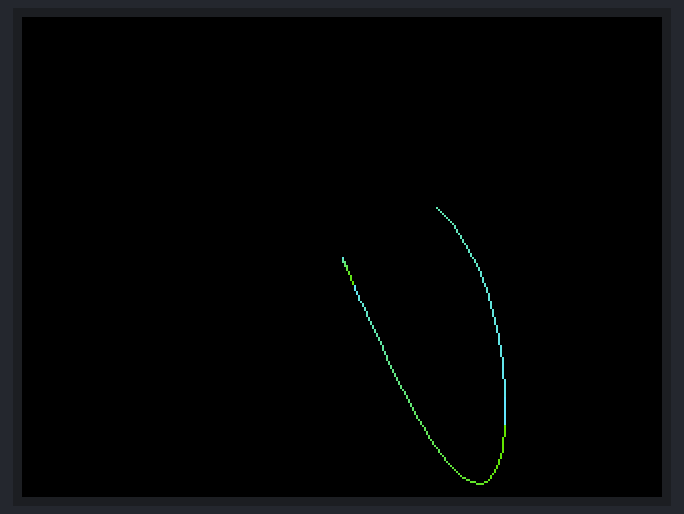
A sketch run on a simulated Arduino Uno, built with avr-gcc and run on an emulated ATmega328P. Shown: 320×240 colour display. What the sketch prints to the serial monitor is not drawn.

Above: at 3.61 s.
At 4.52 s:
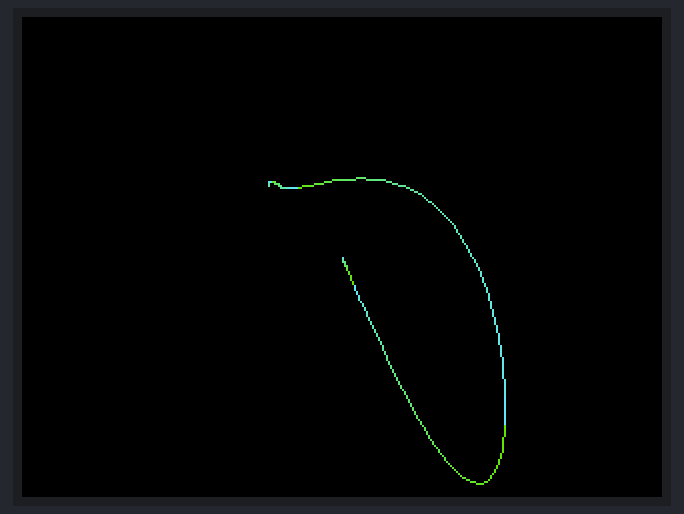
At 13.27 s:
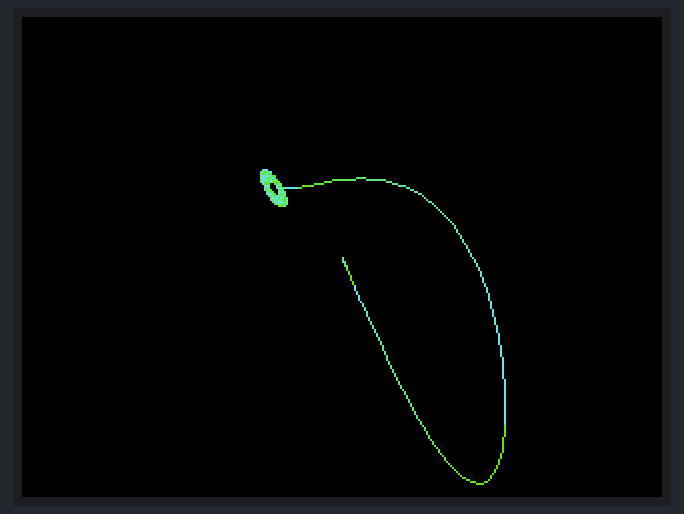
At 22.11 s:
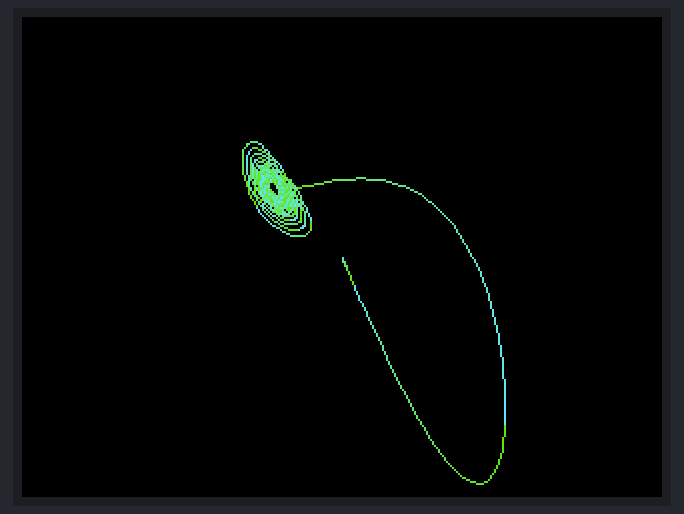
At 30.99 s:
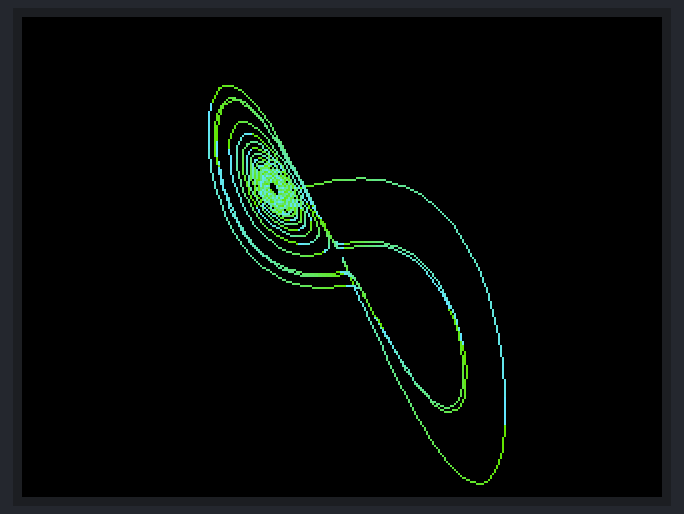
At 39.64 s:
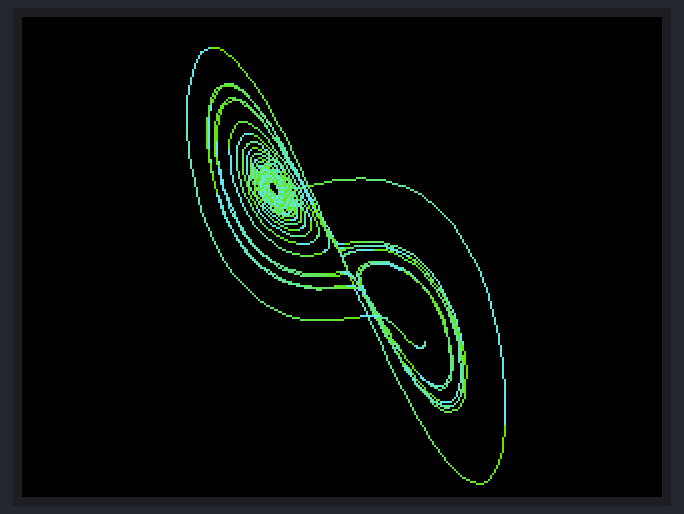

The sketch:

lorenz_line.ino
```cpp
#include "SPI.h"
#include "Adafruit_GFX.h"
#include "Adafruit_ILI9341.h"

#define TFT_DC 9
#define TFT_CS 10

Adafruit_ILI9341 tft = Adafruit_ILI9341(TFT_CS, TFT_DC);

float x=0.01;
float y,z;

float a = 10.;
float b = 28.;
float c = 2.66;
float dt =0.01;
float dx,dy,dz;

int xs,ys,old_x=160,old_y=120,n=250, m=250;

void setup(){
  Serial.begin(9600);
  tft.begin();
  tft.setRotation(1);
  tft.fillScreen(ILI9341_BLACK);
  delay(2000);
}

void loop(){
  dx = (a * (y -x)) * dt;
  x = x + dx;

  dy = (x*(b-z)-y)  * dt;
  y = y + dy;

  dz = ((x*y)-(c*z))* dt;
  z = z + dz;

  xs = int(((x)*4)+160);
  ys = int(((y)*4)+120);

  tft.drawLine(old_x,old_y,xs,ys,tft.color565(100,m,n));
  n=n-10;
  if (n == 0){
    n=0;
    m=m-20;
  }
  if (m > 256) {
    m=0;
  }

  Serial.print(x);
  Serial.print(y);
  Serial.println(z);
  old_x = xs;
  old_y = ys;
}
```
